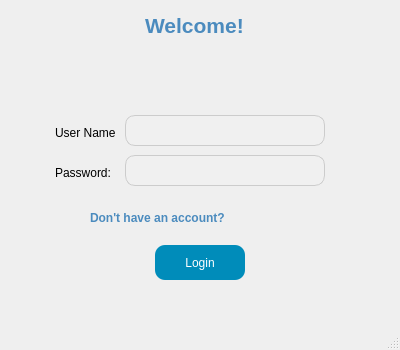
<?xml version="1.0" encoding="UTF-8"?>
<ui version="4.0">
 <class>MainWindow</class>
 <widget class="QMainWindow" name="MainWindow">
  <property name="geometry">
   <rect>
    <x>0</x>
    <y>0</y>
    <width>400</width>
    <height>350</height>
   </rect>
  </property>
  <property name="windowTitle">
   <string>Login Page</string>
  </property>
  <property name="windowIcon">
   <iconset>
    <normaloff>1-6e875601.ico</normaloff>1-6e875601.ico</iconset>
  </property>
  <widget class="QWidget" name="centralwidget">
   <widget class="QLabel" name="label">
    <property name="geometry">
     <rect>
      <x>145</x>
      <y>10</y>
      <width>111</width>
      <height>31</height>
     </rect>
    </property>
    <property name="font">
     <font>
      <pointsize>16</pointsize>
      <weight>75</weight>
      <bold>true</bold>
     </font>
    </property>
    <property name="styleSheet">
     <string>
      color: #4B8BBE;
     </string>
    </property>
    <property name="text">
     <string>Welcome!</string>
    </property>
   </widget>
   <widget class="QLabel" name="label_2">
    <property name="geometry">
     <rect>
      <x>55</x>
      <y>125</y>
      <width>61</width>
      <height>16</height>
     </rect>
    </property>
    <property name="text">
     <string>User Name:</string>
    </property>
   </widget>
   <widget class="QLabel" name="label_3">
    <property name="geometry">
     <rect>
      <x>55</x>
      <y>165</y>
      <width>61</width>
      <height>16</height>
     </rect>
    </property>
    <property name="text">
     <string>Password:</string>
    </property>
   </widget>
   <widget class="QLineEdit" name="lineEdit_userName">
    <property name="geometry">
     <rect>
      <x>125</x>
      <y>115</y>
      <width>200</width>
      <height>31</height>
     </rect>
    </property>
    <property name="styleSheet">
     <string notr="true">
      background-color: #f0f0f0;
      border: 1px solid #ccc;
      border-radius: 10px;
      padding: 5px;
     </string>
    </property>
   </widget>
   <widget class="QLineEdit" name="lineEdit_password">
    <property name="geometry">
     <rect>
      <x>125</x>
      <y>155</y>
      <width>200</width>
      <height>31</height>
     </rect>
    </property>
    <property name="styleSheet">
     <string>
      background-color: #f0f0f0;
      border: 1px solid #ccc;
      border-radius: 10px;
      padding: 5px;
     </string>
    </property>
   </widget>
   <widget class="QPushButton" name="pushButton_login">
    <property name="geometry">
     <rect>
      <x>155</x>
      <y>245</y>
      <width>90</width>
      <height>35</height>
     </rect>
    </property>
    <property name="styleSheet">
     <string>
      background-color: #008CBA;
      color: white;
      border-radius: 10px;
      padding: 5px;
     </string>
    </property>
    <property name="text">
     <string>Login</string>
    </property>
   </widget>
   <widget class="QLabel" name="label_4">
    <property name="geometry">
     <rect>
      <x>90</x>
      <y>210</y>
      <width>141</width>
      <height>16</height>
     </rect>
    </property>
    <property name="font">
     <font>
      <weight>75</weight>
      <bold>true</bold>
     </font>
    </property>
    <property name="mouseTracking">
     <bool>false</bool>
    </property>
    <property name="styleSheet">
     <string notr="true">color: #4B8BBE;</string>
    </property>
    <property name="text">
     <string>Don't have an account?</string>
    </property>
   </widget>
   <widget class="QLabel" name="label_5">
    <property name="geometry">
     <rect>
      <x>170</x>
      <y>45</y>
      <width>61</width>
      <height>61</height>
     </rect>
    </property>
    <property name="text">
     <string/>
    </property>
    <property name="pixmap">
     <pixmap>../cyber project/Logo project.png</pixmap>
    </property>
    <property name="scaledContents">
     <bool>true</bool>
    </property>
   </widget>
   <widget class="QLabel" name="label_6">
    <property name="geometry">
     <rect>
      <x>170</x>
      <y>45</y>
      <width>61</width>
      <height>61</height>
     </rect>
    </property>
    <property name="text">
     <string/>
    </property>
    <property name="pixmap">
     <pixmap>../../cyber project/Logo project.png</pixmap>
    </property>
    <property name="scaledContents">
     <bool>true</bool>
    </property>
    <property name="openExternalLinks">
     <bool>false</bool>
    </property>
   </widget>
  </widget>
  <widget class="QMenuBar" name="menubar">
   <property name="geometry">
    <rect>
     <x>0</x>
     <y>0</y>
     <width>400</width>
     <height>21</height>
    </rect>
   </property>
  </widget>
  <widget class="QStatusBar" name="statusbar"/>
 </widget>
 <resources/>
 <connections/>
</ui>
